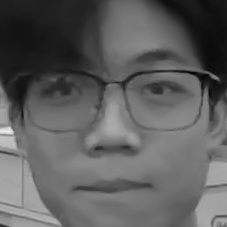
#> input picture Code/qgai/face/facedata/test1.jpg, 227 x 227 px
$ python -i face_utils.py   (imports and definitions only)
#> lines starting #> are read from the running program, lines starting #| are printed output that depends on the picture
#> further down, picture is the input picture: shape (227, 227); min 2, max 233, mean 94.3
# ================================
# @File         : face_utils.py
# @Time         : 2025/07/22
# @Author       : Yingrui Chen
# @description  : 人脸处理公共工具类
# ================================

import io
import logging
import numpy as np
from io import BytesIO
from PIL import Image
import cv2


# [25 lines left out: functions bin_to_image, bin_to_image_array, not called in this run]


def preprocess_face(face_img):
    """
    预处理人脸图像以适配特征提取模型
    """
    # 直方图均衡化增强对比度
    face_img = cv2.equalizeHist(face_img)
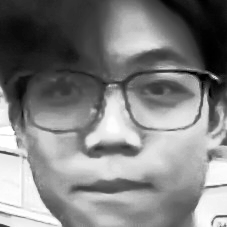
#> face_img: shape (227, 227); min 0, max 255, mean 128.7
    # 调整为特征提取模型需要的大小（96x96）
    face_img = cv2.resize(face_img, (96, 96))
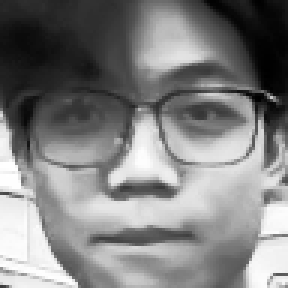
#> face_img: shape (96, 96) (shown 3 times larger); min 0, max 255, mean 128.6
    # 转为3通道（模型要求输入为3通道）
    face_img = cv2.cvtColor(face_img, cv2.COLOR_GRAY2BGR)
#> face_img: shape (96, 96, 3)
    return face_img


# [78 lines left out: functions extract_features, detect_largest_face, normalize_features, img_to_bin, cv_img_to_bin, not called in this run]


# [4 lines not run here, left out]

>>> import cv2
>>> picture = cv2.imread('facedata/test1.jpg', cv2.IMREAD_GRAYSCALE)
>>> result = preprocess_face(picture)

$ run again, on Code/qgai/face/facedata/gou.jpg
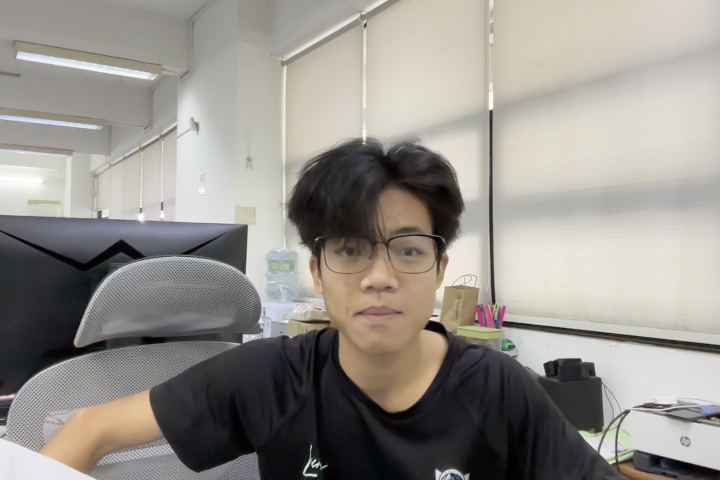
#> input picture Code/qgai/face/facedata/gou.jpg, 1440 x 960 px (shown at 1/2 size)
#> in preprocess_face, `face_img = cv2.equalizeHist(face_img)`:
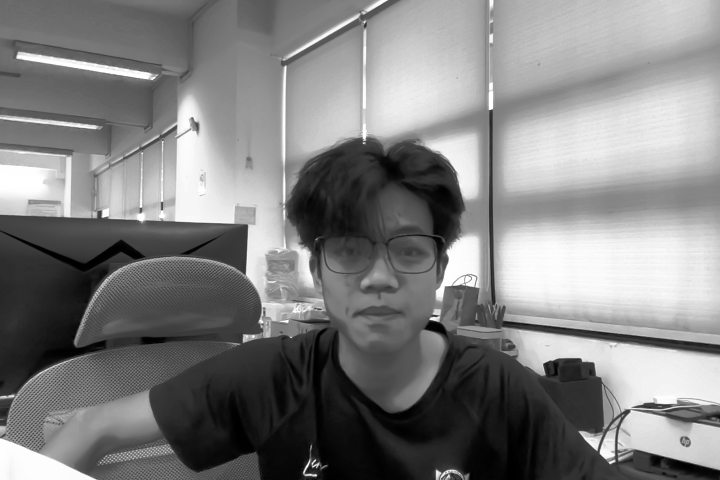
#> face_img: shape (960, 1440) (shown at 1/2 size); min 0, max 255, mean 128.2
#> in preprocess_face, `face_img = cv2.resize(face_img, (96, 96))`:
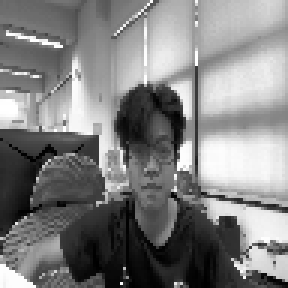
#> face_img: shape (96, 96) (shown 3 times larger); min 0, max 255, mean 128.3

$ run again, on Code/qgai/face/facedata/test.jpg
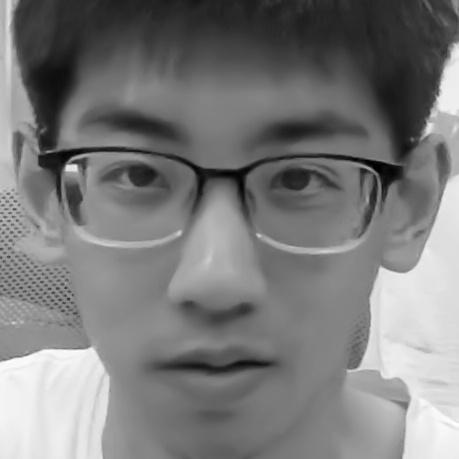
#> input picture Code/qgai/face/facedata/test.jpg, 459 x 459 px
#> picture is the input picture: shape (459, 459); min 0, max 254, mean 123.3
#> in preprocess_face, `face_img = cv2.equalizeHist(face_img)`:
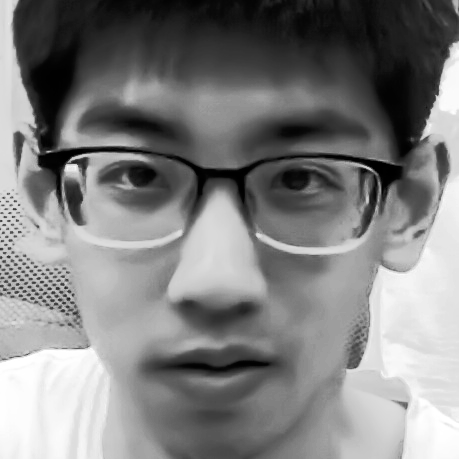
#> face_img: shape (459, 459); min 0, max 255, mean 128.3
#> in preprocess_face, `face_img = cv2.resize(face_img, (96, 96))`:
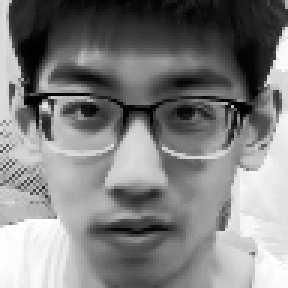
#> face_img: shape (96, 96) (shown 3 times larger); min 0, max 255, mean 128.3
